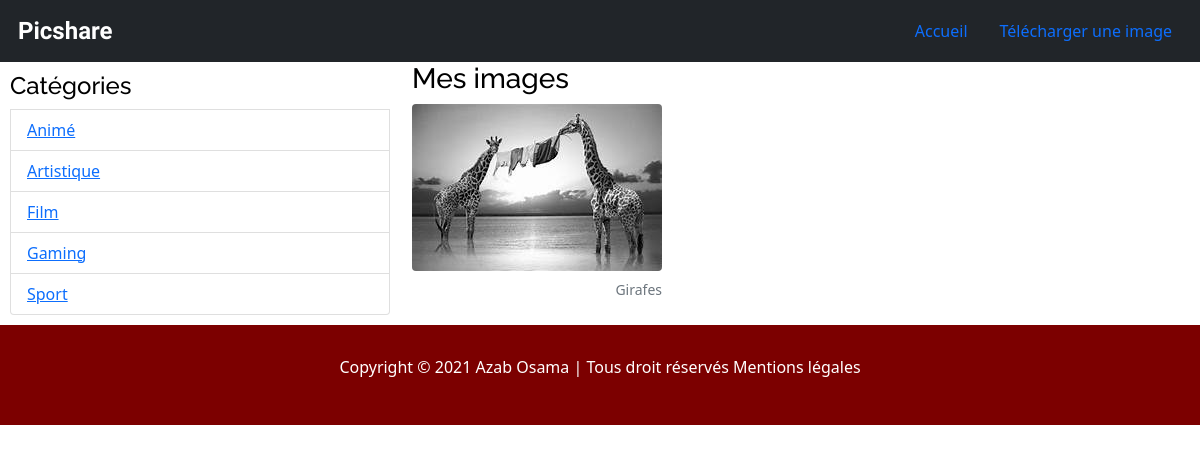
Page /categories/Artistique/pictures on the committed database.
### tables this page shows
CREATE TABLE categories
               (id INTEGER PRIMARY KEY AUTOINCREMENT,
                name VARCHAR(200) NOT NULL);

CREATE TABLE pictures
               (id INTEGER PRIMARY KEY AUTOINCREMENT,
                path VARCHAR(250),
                title VARCHAR(200),
                description VARCHAR(200),
                creation_date datetime default (datetime(current_timestamp)),
                category_id INTEGER,
                CONSTRAINT fk_categories
                FOREIGN KEY (category_id)
                REFERENCES categories(category_id));

### app.py (the view)
@app.route('/categories/<name_cat>/pictures')
def pictures_by_cat(name_cat):
    db=get_db()
    pictures = db.execute("""SELECT pictures.id, path, title
                          FROM pictures
                          LEFT JOIN categories ON pictures.category_id = categories.id
                          WHERE categories.name = ?
                          ORDER BY creation_date DESC""", [name_cat])
    categories = db.execute("SELECT name FROM categories ORDER BY name")
    my_categories = categories.fetchall()
    return render_template('index.html', all_pictures=pictures, all_categories=my_categories)

### app.py (called while the page is built)
def get_db():
    db = getattr(g, '_database', None)
    if db is None:
        db = g._database = sqlite3.connect(DATABASE)
    return db

### templates/index.html (shortened to what this page needs)
<!DOCTYPE html lang="fr">
<html>
<head>
    <link rel="stylesheet " type="text/css " href="{{ url_for('static', filename='bootstrap-5.0.0-beta2-dist/css/bootstrap.min.css') }}">
    <link rel="stylesheet " type="text/css " href="{{ url_for('static', filename='css/layout.css') }}">
</head>
<body>
    <div class="menu">
        {% include 'partials/nav.html' %}
    </div>
    <div class="container-fluid">
        {% block container %}
        <div class="row">
            {% include 'partials/categories.html' %}
            <div class="clearfix col-8">
                <h3>Mes images</h3>
                {% for picture in all_pictures %}
                <figure class="figure">
                    <a href="{{url_for('show_picture', id=picture[0])}}"><img src="{{ url_for('static', filename=config['UPLOAD_FOLDER']) }}/{{ picture[1] }} " class="figure-img img-fluid rounded " alt="{{picture[1]}}"></a>
                    <figcaption class="figure-caption text-end ">{{picture[2]}}</figcaption>
                </figure>
                {% endfor %}
            </div>
        </div>
        {% endblock %}
    </div>
    <footer class="footer ">
        <p class="footer-text ">Copyright © 2021 Azab Osama | Tous droit réservés Mentions légales</p>
    </footer>
</body>
</html>

### templates/partials/categories.html
<aside class="container-sm categories col-4">
    <ul class="list-group" id="nav">
        <li>
            <h4>Catégories</h4>
        </li>
        {% for category in all_categories %}
        <li class="list-group-item"><a href="{{url_for('pictures_by_cat', name_cat=category[0])}}">{{category[0]}}</a>
        </li>
        {% endfor %}
    </ul>
</aside>

### static/css/layout.css (style rules this page uses)
* { margin: 0; padding: 0; font: 'Raleway', sans-serif; color: black; }
h1, h2, h3, h4, h5, h6 { font-family: 'Raleway', sans-serif; }
.menu { width: 100%; background-color: black; color: white; display: block; }
.categories { padding: 10px; }
.footer { height: 100px; width: 100%; background-color: #7c0000; display: flex; }
.footer-text { display: flex; align-items: center; justify-content: center; width: 100%; color: #ffffff; }

### rows in the picture
categories: name "Animé"
categories: name "Artistique"
categories: name "Film"
categories: name "Gaming"
categories: name "Sport"
pictures: path (picture), title "Girafes"
